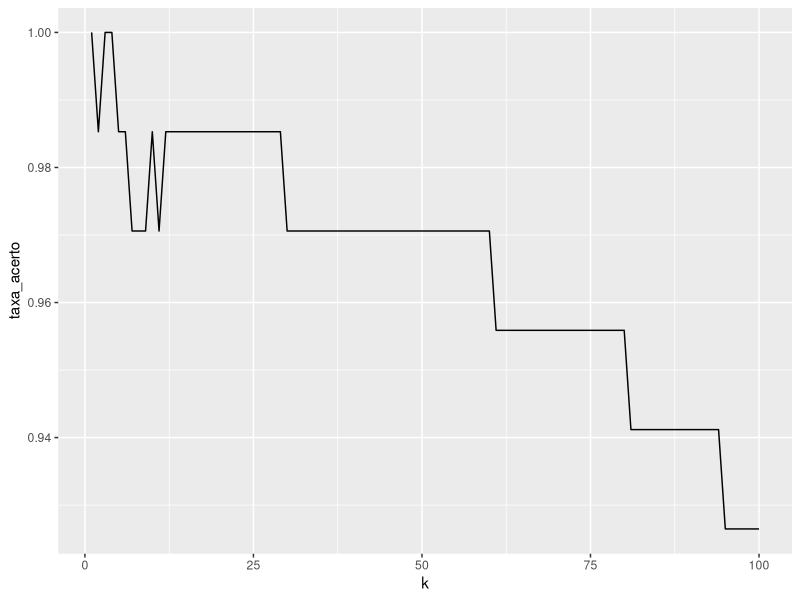

Reproduce this figure in R.
library(ggplot2)
library(palmerpenguins)
library(class)

data(penguins)
pinguins <- penguins
str(pinguins)

pinguins <- pinguins[,-c(2,7,8)]

pinguins <- na.omit(pinguins)

n <- round(0.8*nrow(pinguins))

indices_treino <-sample(1:nrow(pinguins),n,FALSE)
#Vamos sortear os pinguins que serão colocados no treino
#ao invés de só embaralhar

treino <- pinguins[indices_treino,]

teste <- pinguins[-indices_treino,]

treino_padronizado <- scale(treino[,-1])
#Padronizando o treino nas colunas(só numérico)
#Tiramos espécies

teste_padronizado <- scale(teste[,-1])

classe_treino <- treino$species
classe_teste <- teste$species

modelo1 <- knn(train = treino_padronizado, test = teste_padronizado, cl = classe_treino, k = 1)
#Classe(cl) separada para permitir knn entre os tipos numéricos de teste
#classe_treino são os nomes separados
#k = 1 vizinho (IGUAL AULA PASSADA SÓ QUE COM UM COMANDO)

mean(modelo1 == teste$species)
#Compara modelo de teste com espécies vendo qual a média de acertos

modelo2 <- knn(train = treino_padronizado, test = teste_padronizado, cl = classe_treino, k = 2)
mean(modelo1 == teste$species)

modelo3 <- knn(train = treino_padronizado, test = teste_padronizado, cl = classe_treino, k = 3)
mean(modelo1 == teste$species)

modelo4 <- knn(train = treino_padronizado, test = teste_padronizado, cl = classe_treino, k = 4)
mean(modelo1 == teste$species)

modelo5 <- knn(train = treino_padronizado, test = teste_padronizado, cl = classe_treino, k = 5)
mean(modelo1 == teste$species)

modelo6 <- knn(train = treino_padronizado, test = teste_padronizado, cl = classe_treino, k = 6)
mean(modelo1 == teste$species)

modelo7 <- knn(train = treino_padronizado, test = teste_padronizado, cl = classe_treino, k = 7)
mean(modelo1 == teste$species)

modelo8 <- knn(train = treino_padronizado, test = teste_padronizado, cl = classe_treino, k = 8)
mean(modelo1 == teste$species)

modelo9 <- knn(train = treino_padronizado, test = teste_padronizado, cl = classe_treino, k = 9)
mean(modelo1 == teste$species)

modelo10 <- knn(train = treino_padronizado, test = teste_padronizado, cl = classe_treino, k = 10)
mean(modelo1 == teste$species)

cor(treino[,-1])

#Fazer só com bico e peso, e bico com asa em casa
#Bico bico

taxa_acerto <- c()

for(k in 1:100){
  #AUMENTAMOS A QUANTIDADE DE VIZINHOS, A TABELA COMEÇA A INVADIR OUTROS PINGUINS
  
  modelo1 <- knn(train = treino_padronizado, test = teste_padronizado, cl = classe_treino, k = k)
  
  taxa_acerto[k] <- mean(modelo1==teste$species)
  
}


df <- data.frame(k = 1:100, taxa_acerto)

ggplot(data = df, aes(x = k, y = taxa_acerto))+
  geom_line()

#VALIDACAO CRUZADA
# 10 ou 5 pastas com qntds padronizadas
# Vai testando e aumentando quantidade



